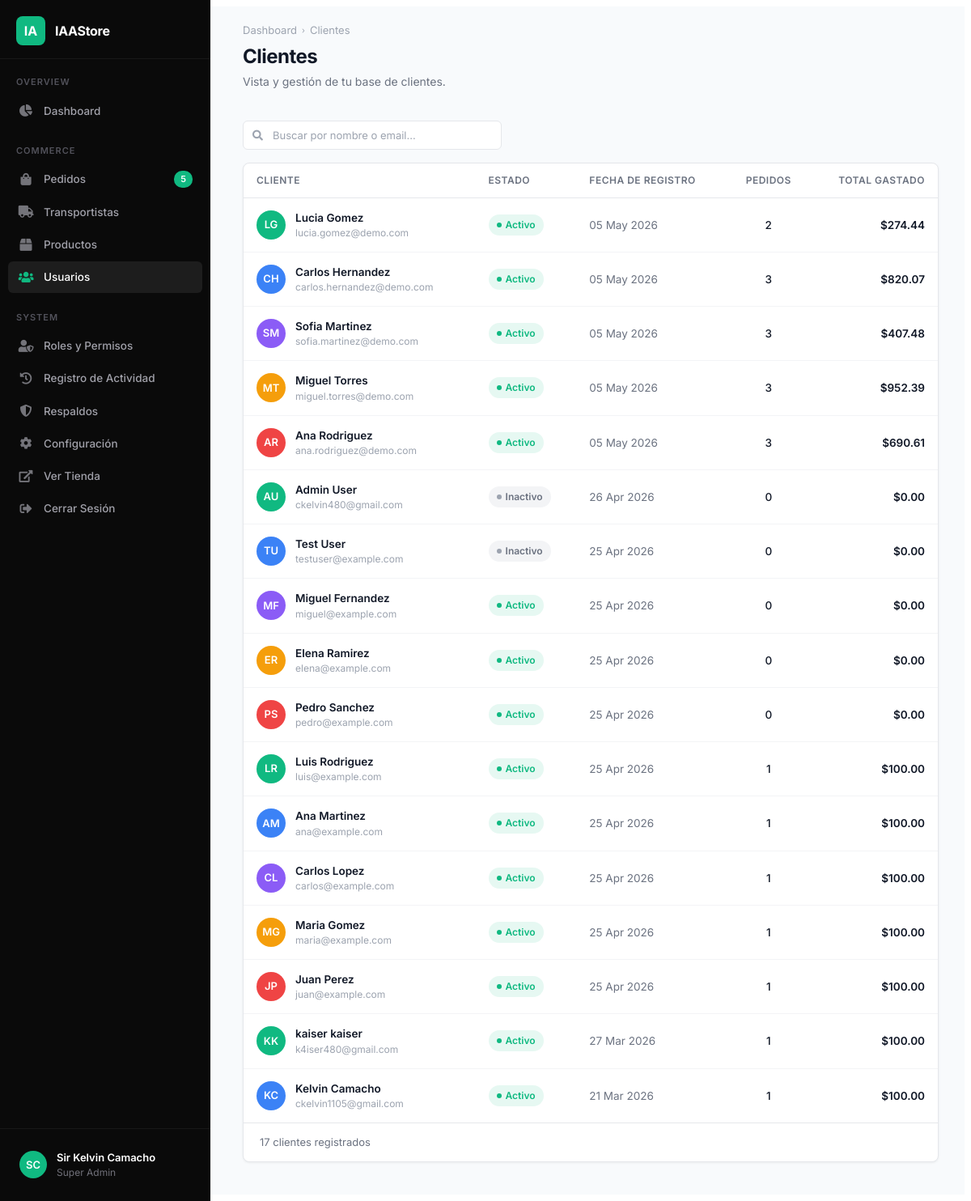
The page /accounts/panel/customers/ (signed in) on the database its author committed.
### accounts/models.py (models this page shows, shortened)
class Account(AbstractBaseUser):
    first_name = models.CharField(max_length=50)
    last_name = models.CharField(max_length=50)
    username = models.CharField(max_length=50, unique=True)
    email = models.EmailField(max_length=100, unique=True)
    phone_number = models.CharField(max_length=15)
    roles = models.ManyToManyField(Role, blank=True)
    profile_picture = models.ImageField(upload_to='userprofile/', blank=True, null=True)
    date_joined = models.DateTimeField(auto_now_add=True)
    last_login = models.DateTimeField(auto_now_add=True)
    is_admin = models.BooleanField(default=False)
    is_staff = models.BooleanField(default=False)
    is_active = models.BooleanField(default=False)
    is_superadmin = models.BooleanField(default=False)
    USERNAME_FIELD = 'email'
    REQUIRED_FIELDS = ['username', 'first_name', 'last_name']
    objects = MyAccountManager()
    def has_rbac_permission(self, codename):
        if self.is_superadmin:
            return True
        return self.roles.filter(permissions__codename=codename).exists()
    @property
    def is_transportista(self):
        return hasattr(self, 'transportista')

### accounts/admin_views.py (the view)
# urls.py: path('panel/customers/', admin_views.admin_customers, name='admin_customers'),
@has_permission('view_users')
def admin_customers(request):
    customers = (
        Account.objects
        .filter(is_admin=False, is_staff=False)
        .annotate(
            order_count=Count('order', filter=Q(order__payment_status__in=["review", "paid", "failed"], order__is_test=False)),
            total_spent=Sum('order__order_total', filter=Q(order__payment_status__in=["review", "paid", "failed"], order__is_test=False))
        )
        .order_by('-date_joined')
    )
    for c in customers:
        if c.total_spent is None:
            c.total_spent = 0
    pending_orders_count = Order.objects.real().filter(payment_status__in=["review", "paid", "failed"], status__in=['New', 'Processing']).count()
    context = {
        'active_page': 'customers',
        'customers': customers,
        'pending_orders_count': pending_orders_count,
    }
    return render(request, 'admin_panel/customers.html', context)

### accounts/templatetags/rbac_tags.py (called while the page is built)
@register.filter(name='can')
def can(user, codename):
    if not user.is_authenticated:
        return False
    return user.has_rbac_permission(codename)

### carts/context_processors.py (called while the page is built)
def counter(request):
    cart_count = 0
    if 'admin' in request.path:
        return {}
    else:
        try:
            cart = Cart.objects.filter(cart_id=_cart_id(request))
            if request.user.is_authenticated:
                cart_items = CartItem.objects.all().filter(user=request.user)
            else:
                cart_items = CartItem.objects.all().filter(cart=cart[:1])
            for cart_item in cart_items:
                cart_count += cart_item.quantity
        except Cart.DoesNotExist:
                cart_count = 0
    return dict(cart_count=cart_count)

### carts/views.py (called while the page is built)
def _cart_id(request):
    cart=request.session.session_key
    if not cart:
        cart=request.session.create()
    return cart

### category/context_processors.py (called while the page is built)
def menu_links(request):
    links = Category.objects.all()
    return dict(links=links)

### orders/models.py (called while the page is built)
    def real(self):
        return self.filter(is_test=False)

### store/context_processors.py (called while the page is built)
def bcv_context(request):
    currency = request.session.get('currency', 'USD')
    try:
        bcv_rate = ExchangeRate.objects.get(currency='USD')
        rate = bcv_rate.rate
    except ExchangeRate.DoesNotExist:
        rate = 0
    return {
        'current_currency': currency,
        'current_bcv_rate': rate,
    }

### store/templates/admin_panel/customers.html (shortened to what this page needs)
{% extends 'admin_panel/base_admin.html' %}
{% block breadcrumb %}<span class="sep">›</span> Clientes{% endblock %}
{% block page_title %}Clientes{% endblock %}
{% block page_desc %}Vista y gestión de tu base de clientes.{% endblock %}
{% block content %}
<div class="ap-toolbar">
    <div class="ap-search-wrap">
        <i class="fas fa-search"></i>
        <input type="text" class="ap-input" id="customerSearch" placeholder="Buscar por nombre o email...">
    </div>
</div>
<div class="ap-card">
    <div style="overflow-x:auto;">
        <table class="ap-table" id="customersTable">
            <thead>
                <tr>
                    <th>Cliente</th>
                    <th>Estado</th>
                    <th>Fecha de Registro</th>
                    <th style="text-align:center;">Pedidos</th>
                    <th style="text-align:right;">Total Gastado</th>
                </tr>
            </thead>
            <tbody>
                {% for customer in customers %}
                <tr data-name="{{ customer.first_name }} {{ customer.last_name }}|{{ customer.email }}">
                    <td>
                        <div class="ap-user-cell">
                            <div class="ap-avatar {% cycle 'green' 'blue' 'purple' 'amber' 'red' %}">{{ customer.first_name|first }}{{ customer.last_name|first }}</div>
                            <div>
                                <div class="ap-user-name">{{ customer.first_name }} {{ customer.last_name }}</div>
                                <div class="ap-user-email">{{ customer.email }}</div>
                            </div>
                        </div>
                    </td>
                    <td>
                        {% if customer.is_active %}
                        <span class="ap-badge ap-badge-green"><span class="dot"></span> Activo</span>
                        {% else %}
                        <span class="ap-badge ap-badge-gray"><span class="dot"></span> Inactivo</span>
                        {% endif %}
                    </td>
                    <td style="color:var(--ap-text-secondary);">{{ customer.date_joined|date:"d M Y" }}</td>
                    <td style="text-align:center; font-weight:500;">{{ customer.order_count }}</td>
                    <td style="text-align:right; font-weight:600;">${{ customer.total_spent|floatformat:2 }}</td>
                </tr>
                {% empty %}
                <tr><td colspan="5" style="text-align:center; color:var(--ap-text-muted); padding:40px;">No hay clientes registrados.</td></tr>
                {% endfor %}
            </tbody>
        </table>
    </div>
    <div class="ap-pagination">
        <span>{{ customers|length }} clientes registrados</span>
    </div>
</div>
{% endblock %}

### store/templates/admin_panel/base_admin.html (shortened to what this page needs)
{% load static rbac_tags %}
<!DOCTYPE html>
<html lang="es">
<head>
<link href="{% static 'css/admin_panel.css' %}?v=1.0" rel="stylesheet">
<link href="{% static 'fonts/fontawesome/css/all.min.css' %}" rel="stylesheet">
</head>
<body>
<div class="admin-panel">
<aside class="ap-sidebar" id="apSidebar">
    <a href="{% url 'admin_dashboard' %}" class="ap-sidebar-logo">
        <div class="logo-icon">IA</div>
        <span>IAAStore</span>
    </a>
    <div class="ap-sidebar-section">Overview</div>
    <ul class="ap-sidebar-nav">
        {% if not user.is_transportista or user.is_superadmin %}
        <li><a href="{% url 'admin_dashboard' %}" class="{% if active_page == 'dashboard' %}active{% endif %}"><i class="fas fa-chart-pie"></i> Dashboard</a></li>
        {% endif %}
    </ul>
    <div class="ap-sidebar-section">Commerce</div>
    <ul class="ap-sidebar-nav">
        {% if user|can:'view_orders' or user.is_superadmin %}
        <li><a href="{% url 'admin_orders' %}" class="{% if active_page == 'orders' %}active{% endif %}"><i class="fas fa-shopping-bag"></i> Pedidos <span class="ap-nav-badge">{{ pending_orders_count|default:"" }}</span></a></li>
        {% if not user.is_transportista or user.is_superadmin %}
        <li><a href="{% url 'admin_transportistas' %}" class="{% if active_page == 'transportistas' %}active{% endif %}"><i class="fas fa-truck"></i> Transportistas</a></li>
        {% endif %}
        {% endif %}
        {% if user|can:'view_inventory' or user.is_superadmin %}
        <li><a href="{% url 'admin_products' %}" class="{% if active_page == 'products' %}active{% endif %}"><i class="fas fa-box"></i> Productos</a></li>
        {% endif %}
        {% if user|can:'view_users' or user.is_superadmin %}
        <li><a href="{% url 'admin_users' %}" class="{% if active_page == 'users' or active_page == 'customers' %}active{% endif %}"><i class="fas fa-users"></i> Usuarios</a></li>
        {% endif %}
    </ul>
    <div class="ap-sidebar-section">System</div>
    <ul class="ap-sidebar-nav">
        {% if user|can:'view_roles' or user.is_superadmin %}
        <li><a href="{% url 'admin_roles' %}" class="{% if active_page == 'roles' %}active{% endif %}"><i class="fas fa-user-shield"></i> Roles y Permisos</a></li>
        {% endif %}
        {% if user.is_superadmin %}
        <li><a href="{% url 'admin_activity_log' %}" class="{% if active_page == 'logs' %}active{% endif %}"><i class="fas fa-history"></i> Registro de Actividad</a></li>
        {% endif %}
        {% if user|can:'view_backups' or user.is_superadmin %}
        <li><a href="{% url 'admin_backups' %}" class="{% if active_page == 'backups' %}active{% endif %}"><i class="fas fa-shield-alt"></i> Respaldos</a></li>
        {% endif %}
        {% if user.is_superadmin %}
        <li><a href="{% url 'admin_settings' %}" class="{% if active_page == 'settings' %}active{% endif %}"><i class="fas fa-cog"></i> Configuración</a></li>
        {% endif %}
        {% if not user.is_transportista or user.is_superadmin %}
        <li><a href="{% url 'home' %}" target="_blank"><i class="fas fa-external-link-alt"></i> Ver Tienda</a></li>
        {% endif %}
        <li>
                <a href="{% url 'logout' %}"><i class="fas fa-sign-out-alt"></i> Cerrar Sesión</a>
        </li>
    </ul>
    <div class="ap-sidebar-footer">
        <a href="{% url 'admin_profile' %}">
            {% if user.profile_picture %}
                <img src="{{ user.profile_picture.url }}" alt="Profile" class="ap-sidebar-user-avatar" style="object-fit: cover; border: 2px solid var(--ap-accent);">
            {% else %}
                <div class="ap-sidebar-user-avatar">{{ user.first_name|first }}{{ user.last_name|first }}</div>
            {% endif %}
            <div class="ap-sidebar-user-info">
                <div class="name">{{ user.first_name }} {{ user.last_name }}</div>
                <div class="role">{% if user.is_superadmin %}Super Admin{% elif user.roles.all %}{{ user.roles.first.name }}{% else %}Admin{% endif %}</div>
            </div>
        </a>
    </div>
</aside>
<main class="ap-main">
    <div class="ap-header">
        <div style="display:flex; align-items:center; gap:12px;">
            <div>
                <div class="ap-breadcrumb">
                    <a href="{% url 'admin_dashboard' %}">Dashboard</a>
                    {% block breadcrumb %}{% endblock %}
                </div>
                <h1 class="ap-page-title">{% block page_title %}Dashboard{% endblock %}</h1>
                <p class="ap-page-desc">{% block page_desc %}{% endblock %}</p>
            </div>
        </div>
    </div>
    <div class="ap-content">
        {% block content %}{% endblock %}
    </div>
</main>
</div>
</body>
</html>

### rows shown on the page
Account: first_name|first "S", last_name|first "C", first_name "Sir Kelvin", last_name "Camacho"
Account: first_name|first "L", last_name|first "G", first_name "Lucia", last_name "Gomez", email "lucia.gomez@demo.com", is_active True (drawn), date_joined "05 May 2026", order_count "2", total_spent "274.44"
Account: first_name|first "C", last_name|first "H", first_name "Carlos", last_name "Hernandez", email "carlos.hernandez@demo.com", is_active True (drawn), date_joined "05 May 2026", order_count "3", total_spent "820.07"
Account: first_name|first "S", last_name|first "M", first_name "Sofia", last_name "Martinez", email "sofia.martinez@demo.com", is_active True (drawn), date_joined "05 May 2026", order_count "3", total_spent "407.48"
Account: first_name|first "M", last_name|first "T", first_name "Miguel", last_name "Torres", email "miguel.torres@demo.com", is_active True (drawn), date_joined "05 May 2026", order_count "3", total_spent "952.39"
Account: first_name|first "A", last_name|first "R", first_name "Ana", last_name "Rodriguez", email "ana.rodriguez@demo.com", is_active True (drawn), date_joined "05 May 2026", order_count "3", total_spent "690.61"
Account: first_name|first "A", last_name|first "U", first_name "Admin", last_name "User", email "ckelvin480@gmail.com", is_active False (drawn), date_joined "26 Apr 2026", order_count "0", total_spent "0.00"
Account: first_name|first "T", last_name|first "U", first_name "Test", last_name "User", email "testuser@example.com", is_active False (drawn), date_joined "25 Apr 2026", order_count "0", total_spent "0.00"
Account: first_name|first "M", last_name|first "F", first_name "Miguel", last_name "Fernandez", email "miguel@example.com", is_active True (drawn), date_joined "25 Apr 2026", order_count "0", total_spent "0.00"
Account: first_name|first "E", last_name|first "R", first_name "Elena", last_name "Ramirez", email "elena@example.com", is_active True (drawn), date_joined "25 Apr 2026", order_count "0", total_spent "0.00"
Account: first_name|first "P", last_name|first "S", first_name "Pedro", last_name "Sanchez", email "pedro@example.com", is_active True (drawn), date_joined "25 Apr 2026", order_count "0", total_spent "0.00"
Account: first_name|first "L", last_name|first "R", first_name "Luis", last_name "Rodriguez", email "luis@example.com", is_active True (drawn), date_joined "25 Apr 2026", order_count "1", total_spent "100.00"
Account: first_name|first "A", last_name|first "M", first_name "Ana", last_name "Martinez", email "ana@example.com", is_active True (drawn), date_joined "25 Apr 2026", order_count "1", total_spent "100.00"
Account: first_name|first "C", last_name|first "L", first_name "Carlos", last_name "Lopez", email "carlos@example.com", is_active True (drawn), date_joined "25 Apr 2026", order_count "1", total_spent "100.00"
Account: first_name|first "M", last_name|first "G", first_name "Maria", last_name "Gomez", email "maria@example.com", is_active True (drawn), date_joined "25 Apr 2026", order_count "1", total_spent "100.00"
Account: first_name|first "J", last_name|first "P", first_name "Juan", last_name "Perez", email "juan@example.com", is_active True (drawn), date_joined "25 Apr 2026", order_count "1", total_spent "100.00"
Account: first_name|first "K", last_name|first "K", first_name "kaiser", last_name "kaiser", email "k4iser480@gmail.com", is_active True (drawn), date_joined "27 Mar 2026", order_count "1", total_spent "100.00"
Account: first_name|first "K", last_name|first "C", first_name "Kelvin", last_name "Camacho", email "ckelvin1105@gmail.com", is_active True (drawn), date_joined "21 Mar 2026", order_count "1", total_spent "100.00"

### other values the page prints
{{ pending_orders_count|default:"" }} "5"
{{ customers|length }} "17"
